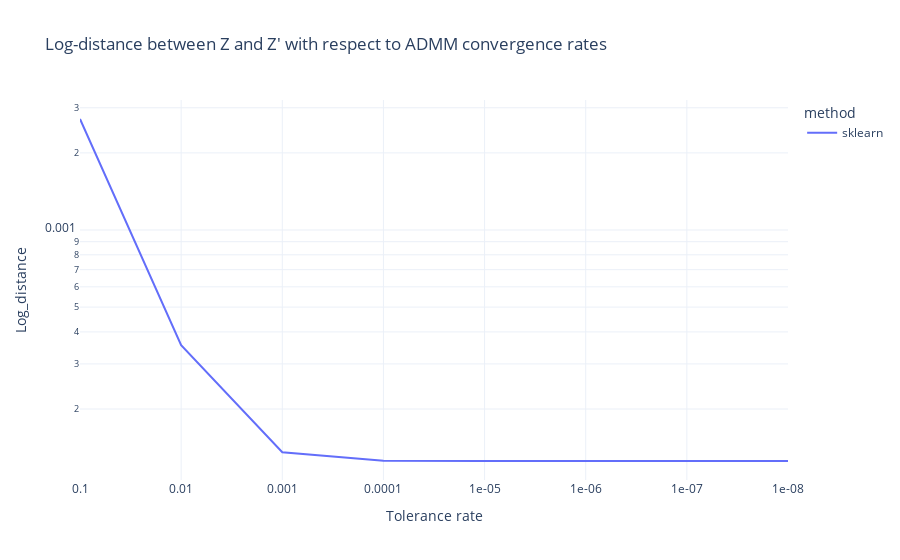

Notebook code for this chart:
### Code cell
fig = px.line(df_sk, x="str_tol", y="distance", color= "method", log_y = True,
              labels={
                     "str_tol": "Tolerance rate",
                     "distance": "Log_distance",
                     "method": "method"
                 },
              template = "plotly_white",
              title="Log-distance between Z and Z' with respect to ADMM convergence rates")
fig.show()

### Figure 1 — Plotly figure (JSON) as saved in the notebook; plotly's stock layout.template omitted (floating-point values rounded to 4 significant figures)
{"data": [{"hovertemplate": "method=sklearn<br>Tolerance rate=%{x}<br>Log_distance=%{y}<extra></extra>", "legendgroup": "sklearn", "line": {"color": "#636efa", "dash": "solid"}, "mode": "lines", "name": "sklearn", "orientation": "v", "showlegend": true, "type": "scatter", "x": ["0.1", "0.01", "0.001", "0.0001", "1e-05", "1e-06", "1e-07", "1e-08"], "xaxis": "x", "y": [0.002712, 0.0003553, 0.0001356, 0.0001258, 0.0001254, 0.0001254, 0.0001254, 0.0001254], "yaxis": "y"}], "layout": {"legend": {"title": {"text": "method"}, "tracegroupgap": 0}, "title": {"text": "Log-distance between Z and Z' with respect to ADMM convergence rates"}, "xaxis": {"anchor": "y", "domain": [0, 1], "title": {"text": "Tolerance rate"}}, "yaxis": {"anchor": "x", "domain": [0, 1], "title": {"text": "Log_distance"}, "type": "log"}}}
